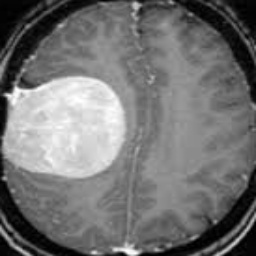
%> input picture BrainTumor_Data/train/145.jpg, 256 x 256 px
$ octave detectionConteur.m   (GNU Octave 9; MATLAB toolbox functions it lacks are replaced by stand-ins)
%> lines starting %> are read from the running program, lines starting %| are printed output that depends on the picture; in (x1, y1, x2, y2) boxes, pixels count from 0 and x2, y2 are one past the last pixel; in counts of white or black regions, pixels touching at a corner belong together; the program's own positions count from 1
close all;
clear all;
clc;
img=imread('145.jpg');
%> img is the input picture: size 256x256x3 uint8; min 0, max 255, mean 115.5
bw=im2bw(img,0.7);
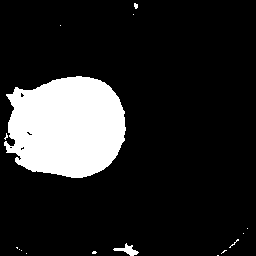
%> bw: size 256x256 logical; 15.2% white; 16 white regions (14 under 20 px), largest, box (x1, y1, x2, y2) and area: (4, 76, 126, 178) 9741, (113, 243, 139, 256) 133
label=bwlabel(bw);
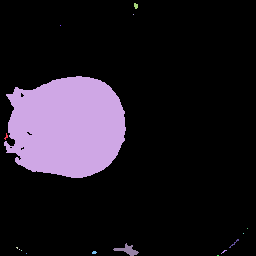
%> label: size 256x256 double; 17 distinct labels, from 0 to 16; one colour per label, 0 black
stats=regionprops(label,'Solidity','Area');
%> stats = 16 regions; largest, Area and Solidity: 9741 0.938, 133 0.658, 19 0.905, 17 0.68, 12 0.706
density=[stats.Solidity];
%> density = [0.706 0.938 1 1 1 1 1 1 0.658 1 0.905 1 0.8 0.68 1 1]
area=[stats.Area];
%> area = [12 9741 3 1 1 1 1 12 133 1 19 2 8 17 1 1]
high_dense_area=density>0.5;
%> high_dense_area = [true true true true true true true true true true true true true true true true]
max_area=max(area(high_dense_area));
%> max_area = 9741
tumor_label=find(area==max_area);
%> tumor_label = 2
tumor=ismember(label,tumor_label);
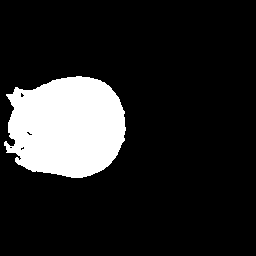
%> tumor: size 256x256 logical; 14.9% white; 1 white region, box (x1, y1, x2, y2) and area: (4, 76, 126, 178) 9741
se=strel('square',5);
tumor=imdilate(tumor,se);
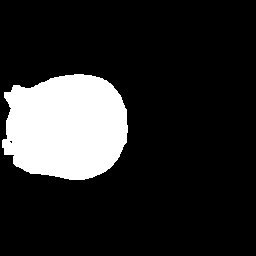
%> tumor: size 256x256 logical; 16.5% white; 1 white region, box (x1, y1, x2, y2) and area: (2, 74, 128, 180) 10792
figure(2);
subplot(1,3,1);
imshow(img,[]);
title('Brain');

subplot(1,3,2);
imshow(tumor,[]);
title('Tumor Alone');
[B,L]=bwboundaries(tumor,'noholes');
%> B = 1 boundary; box (x1, y1, x2, y2) and points: (2, 74, 128, 180) 376
subplot(1,3,3);
imshow(img,[]);
hold on
for i=1:length(B)
    plot(B{i}(:,2),B{i}(:,1), 'y' ,'linewidth',1.45);
end
%> this loop made 1 pass
title('Detected Tumor');
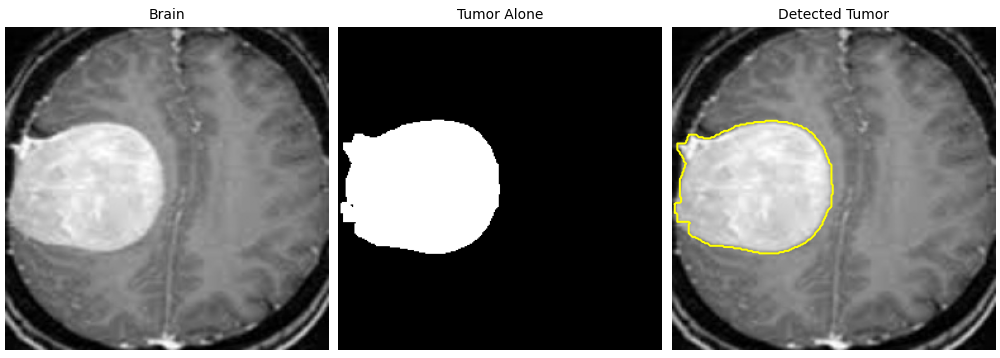
%> figure redrawn from the program's plot data, 3 panels
hold off;

$ run again, with BrainTumor_Data/train/0.jpg copied over BrainTumor_Data/train/145.jpg
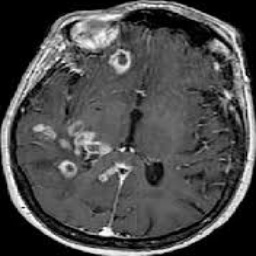
%> input picture BrainTumor_Data/train/0.jpg, 256 x 256 px
%> img is the input picture: size 256x256x3 uint8; min 0, max 255, mean 74.8
%> bw: size 256x256 logical; 6.5% white; 66 white regions (44 under 20 px), largest, box (x1, y1, x2, y2) and area: (2, 85, 256, 256) 2118, (76, 29, 118, 49) 369, (8, 48, 51, 117) 312
%> `label=bwlabel(bw);`:
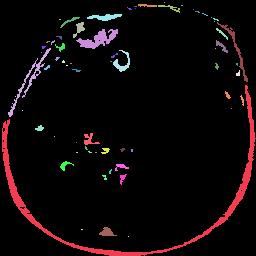
%> label: size 256x256 double; 67 distinct labels, from 0 to 66; one colour per label, 0 black
%> stats = 66 regions; largest, Area and Solidity: 2118 0.063, 369 0.678, 312 0.462, 197 0.345, 141 0.783
%> density = 66 values, max 1 at index 3, min 0.063 at index 1, mean 0.831
%> area = 66 values, max 2118 at index 1, min 1 at index 3, mean 64.85
%> high_dense_area = 66 logical values, 62 true
%> max_area = 369
%> tumor_label = 23
%> L: size 256x256 double; values 0 (black) and 1 (white), 1.1% white; 1 white region, box (x1, y1, x2, y2) and area: (74, 27, 120, 51) 705
%> B = 1 boundary; box (x1, y1, x2, y2) and points: (74, 27, 120, 51) 116
%> the loop `for i=1:length(B)` made 1 pass
%> `title('Detected Tumor');`:
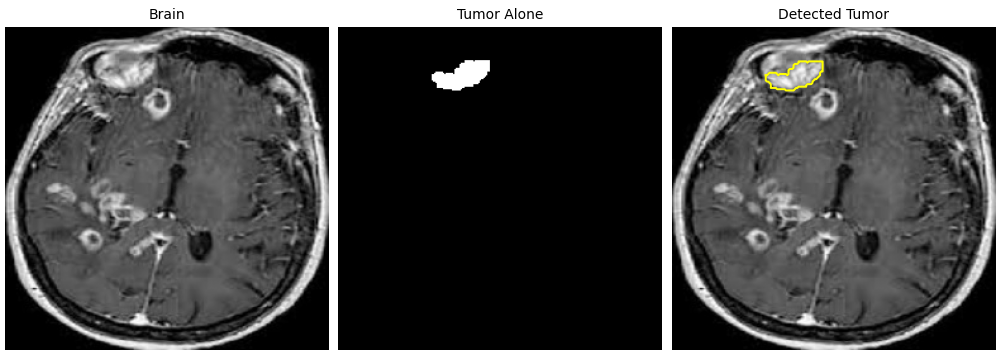
%> figure redrawn from the program's plot data, 3 panels

$ run again, with BrainTumor_Data/train/1.jpg copied over BrainTumor_Data/train/145.jpg
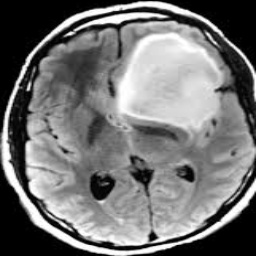
%> input picture BrainTumor_Data/train/1.jpg, 256 x 256 px
%> img is the input picture: size 256x256x3 uint8; min 0, max 255, mean 115.2
%> bw: size 256x256 logical; 26% white; 59 white regions (44 under 20 px), largest, box (x1, y1, x2, y2) and area: (114, 21, 223, 137) 8190, (2, 2, 256, 256) 3263, (26, 120, 151, 246) 3072
%> `label=bwlabel(bw);`:
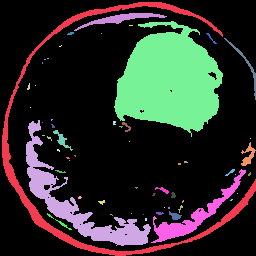
%> label: size 256x256 double; 60 distinct labels, from 0 to 59; one colour per label, 0 black
%> stats = 59 regions; largest, Area and Solidity: 8190 0.847, 3263 0.0641, 3072 0.399, 1169 0.432, 438 0.612
%> density = 59 values, max 1 at index 4, min 0.0641 at index 1, mean 0.849
%> area = 59 values, max 8190 at index 30, min 1 at index 4, mean 288.8
%> high_dense_area = 59 logical values, 55 true
%> max_area = 8190
%> tumor_label = 30
%> L: size 256x256 double; values 0 (black) and 1 (white), 14.5% white; 1 white region, box (x1, y1, x2, y2) and area: (112, 19, 225, 139) 9485
%> B = 1 boundary; box (x1, y1, x2, y2) and points: (112, 19, 225, 139) 452
%> the loop `for i=1:length(B)` made 1 pass
%> `title('Detected Tumor');`:
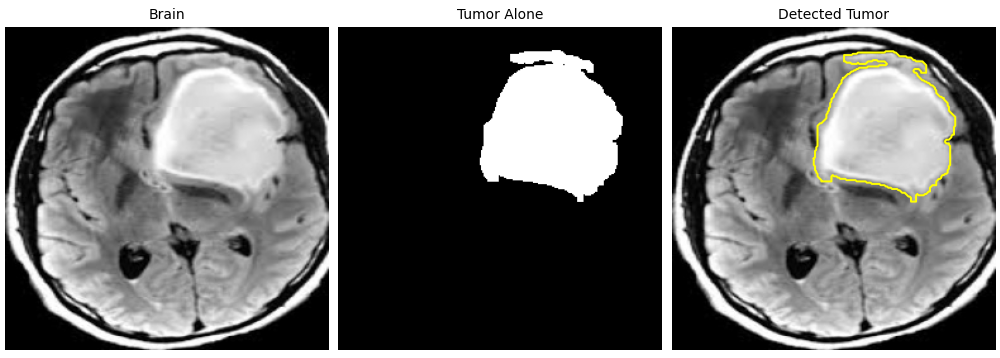
%> figure redrawn from the program's plot data, 3 panels

$ run again, with BrainTumor_Data/train/108.jpg copied over BrainTumor_Data/train/145.jpg
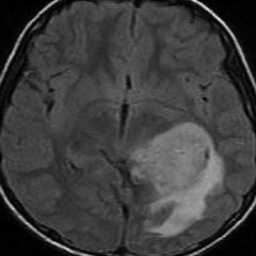
%> input picture BrainTumor_Data/train/108.jpg, 256 x 256 px
%> img is the input picture: size 256x256x3 uint8; min 0, max 230, mean 61.7
%> `bw=im2bw(img,0.7);`:
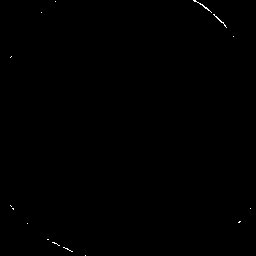
%> bw: size 256x256 logical; 0.14% white in thin lines or dots
%> label: size 256x256 double; 16 distinct labels, from 0 to 15
%> stats = 15 regions; largest, Area and Solidity: 29 0.617, 24 0.727, 11 0.611, 9 0.6, 4 1
%> density = [1 1 1 1 1 1 0.6 1 0.611 1 0.617 0.727 1 1 1]
%> area = [2 2 3 1 1 2 9 1 11 1 29 24 1 4 1]
%> high_dense_area = [true true true true true true true true true true true true true true true]
%> max_area = 29
%> tumor_label = 11
%> L: size 256x256 double; values 0 (black) and 1 (white), 0.24% white; 1 white region, box (x1, y1, x2, y2) and area: (191, 0, 214, 15) 158
%> B = 1 boundary; box (x1, y1, x2, y2) and points: (191, 0, 214, 15) 51
%> the loop `for i=1:length(B)` made 1 pass
%> `title('Detected Tumor');`:
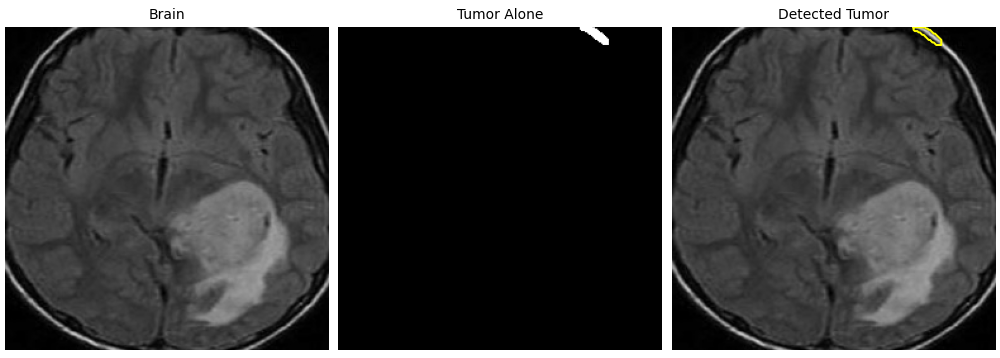
%> figure redrawn from the program's plot data, 3 panels
